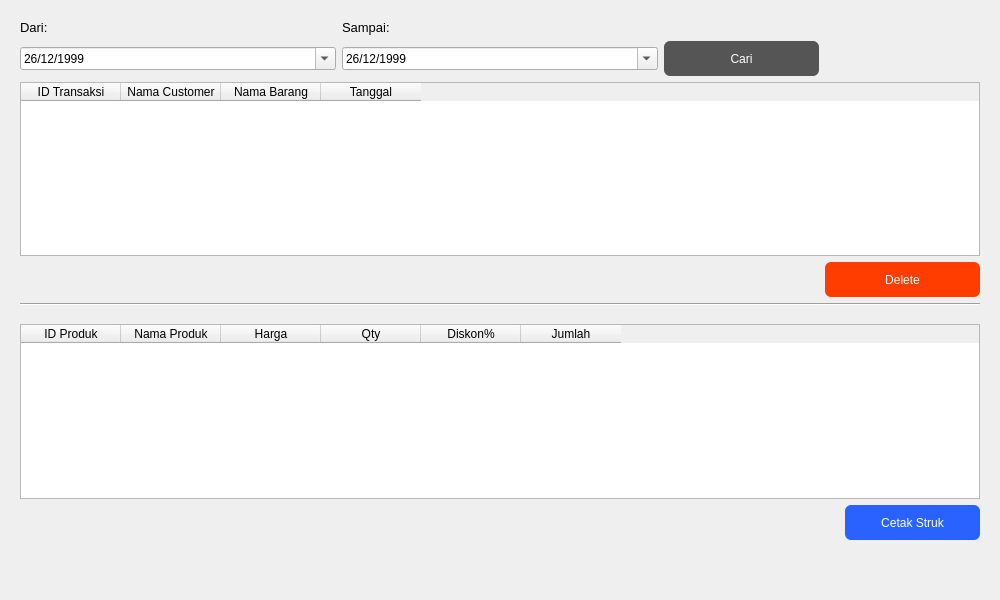
<?xml version="1.0" encoding="UTF-8"?>
<ui version="4.0">
 <class>Form</class>
 <widget class="QWidget" name="Form">
  <property name="geometry">
   <rect>
    <x>0</x>
    <y>0</y>
    <width>1000</width>
    <height>600</height>
   </rect>
  </property>
  <property name="minimumSize">
   <size>
    <width>600</width>
    <height>600</height>
   </size>
  </property>
  <property name="windowTitle">
   <string>Form</string>
  </property>
  <property name="styleSheet">
   <string notr="true"/>
  </property>
  <layout class="QHBoxLayout" name="horizontalLayout">
   <item>
    <widget class="QWidget" name="daftarTransaksiWidget" native="true">
     <property name="minimumSize">
      <size>
       <width>350</width>
       <height>0</height>
      </size>
     </property>
     <property name="maximumSize">
      <size>
       <width>16777215</width>
       <height>16777215</height>
      </size>
     </property>
     <property name="styleSheet">
      <string notr="true"/>
     </property>
     <layout class="QVBoxLayout" name="verticalLayout_3">
      <property name="spacing">
       <number>0</number>
      </property>
      <property name="leftMargin">
       <number>0</number>
      </property>
      <property name="topMargin">
       <number>0</number>
      </property>
      <property name="rightMargin">
       <number>0</number>
      </property>
      <property name="bottomMargin">
       <number>0</number>
      </property>
      <item>
       <widget class="QWidget" name="widget_4" native="true">
        <property name="styleSheet">
         <string notr="true"/>
        </property>
        <layout class="QGridLayout" name="gridLayout_2">
         <item row="3" column="0" colspan="6">
          <widget class="QTableWidget" name="tabel_customer">
           <column>
            <property name="text">
             <string>ID Transaksi</string>
            </property>
           </column>
           <column>
            <property name="text">
             <string>Nama Customer</string>
            </property>
           </column>
           <column>
            <property name="text">
             <string>Nama Barang</string>
            </property>
           </column>
           <column>
            <property name="text">
             <string>Tanggal</string>
            </property>
           </column>
          </widget>
         </item>
         <item row="1" column="2">
          <widget class="QLabel" name="label_sampai">
           <property name="font">
            <font>
             <pointsize>10</pointsize>
            </font>
           </property>
           <property name="text">
            <string>Sampai:</string>
           </property>
          </widget>
         </item>
         <item row="4" column="5">
          <widget class="QPushButton" name="deleteBtn">
           <property name="minimumSize">
            <size>
             <width>100</width>
             <height>35</height>
            </size>
           </property>
           <property name="styleSheet">
            <string notr="true">QPushButton {
	background: #ff3d00;
	border-radius: 6px;
	border: none;
	color: white;
	transition: .4s;
	outline: none;
}

QPushButton:pressed {
	border: 2px solid #ff3d00;
	background: white;
	color: #ff3d00;
}</string>
           </property>
           <property name="text">
            <string>Delete</string>
           </property>
          </widget>
         </item>
         <item row="1" column="0">
          <widget class="QLabel" name="label_dari">
           <property name="font">
            <font>
             <pointsize>10</pointsize>
            </font>
           </property>
           <property name="text">
            <string>Dari:</string>
           </property>
          </widget>
         </item>
         <item row="6" column="0" colspan="6">
          <widget class="Line" name="line">
           <property name="styleSheet">
            <string notr="true"/>
           </property>
           <property name="orientation">
            <enum>Qt::Horizontal</enum>
           </property>
          </widget>
         </item>
         <item row="2" column="0" colspan="2">
          <widget class="QDateEdit" name="dari_tanggal">
           <property name="dateTime">
            <datetime>
             <hour>0</hour>
             <minute>0</minute>
             <second>0</second>
             <year>1999</year>
             <month>12</month>
             <day>26</day>
            </datetime>
           </property>
           <property name="currentSection">
            <enum>QDateTimeEdit::DaySection</enum>
           </property>
           <property name="displayFormat">
            <string>dd/MM/yyyy</string>
           </property>
           <property name="calendarPopup">
            <bool>true</bool>
           </property>
           <property name="timeSpec">
            <enum>Qt::LocalTime</enum>
           </property>
           <property name="date">
            <date>
             <year>1999</year>
             <month>12</month>
             <day>26</day>
            </date>
           </property>
          </widget>
         </item>
         <item row="2" column="2" colspan="2">
          <widget class="QDateEdit" name="sampai_tanggal">
           <property name="dateTime">
            <datetime>
             <hour>0</hour>
             <minute>0</minute>
             <second>0</second>
             <year>1999</year>
             <month>12</month>
             <day>26</day>
            </datetime>
           </property>
           <property name="currentSection">
            <enum>QDateTimeEdit::DaySection</enum>
           </property>
           <property name="displayFormat">
            <string>dd/MM/yyyy</string>
           </property>
           <property name="calendarPopup">
            <bool>true</bool>
           </property>
           <property name="timeSpec">
            <enum>Qt::LocalTime</enum>
           </property>
           <property name="date">
            <date>
             <year>1999</year>
             <month>12</month>
             <day>26</day>
            </date>
           </property>
          </widget>
         </item>
         <item row="2" column="4">
          <widget class="QPushButton" name="cariBtn">
           <property name="minimumSize">
            <size>
             <width>0</width>
             <height>35</height>
            </size>
           </property>
           <property name="styleSheet">
            <string notr="true">QPushButton {
	background: #555;
	border-radius: 6px;
	border: none;
	color: white;
	transition: .4s;
}

QPushButton:pressed {
	background: #ccc;
	color: #555;
}</string>
           </property>
           <property name="text">
            <string>Cari</string>
           </property>
          </widget>
         </item>
        </layout>
       </widget>
      </item>
      <item>
       <widget class="QWidget" name="widget_5" native="true">
        <property name="styleSheet">
         <string notr="true"/>
        </property>
        <layout class="QGridLayout" name="gridLayout">
         <item row="1" column="1">
          <widget class="QPushButton" name="cetakBtn">
           <property name="minimumSize">
            <size>
             <width>135</width>
             <height>35</height>
            </size>
           </property>
           <property name="maximumSize">
            <size>
             <width>16777215</width>
             <height>16777215</height>
            </size>
           </property>
           <property name="styleSheet">
            <string notr="true">QPushButton {
	background: #2962ff;
	border-radius: 6px;
	border: none;
	color: white;
	transition: .4s;
	outline: none;
}

QPushButton:pressed {
	border: 2px solid #2962ff;
	background: white;
	color: #2962ff;
}</string>
           </property>
           <property name="text">
            <string>Cetak Struk</string>
           </property>
          </widget>
         </item>
         <item row="1" column="0">
          <spacer name="horizontalSpacer_3">
           <property name="orientation">
            <enum>Qt::Horizontal</enum>
           </property>
           <property name="sizeHint" stdset="0">
            <size>
             <width>40</width>
             <height>20</height>
            </size>
           </property>
          </spacer>
         </item>
         <item row="0" column="0" colspan="2">
          <widget class="QTableWidget" name="tabel_produk">
           <column>
            <property name="text">
             <string>ID Produk</string>
            </property>
           </column>
           <column>
            <property name="text">
             <string>Nama Produk</string>
            </property>
           </column>
           <column>
            <property name="text">
             <string>Harga</string>
            </property>
           </column>
           <column>
            <property name="text">
             <string>Qty</string>
            </property>
           </column>
           <column>
            <property name="text">
             <string>Diskon%</string>
            </property>
           </column>
           <column>
            <property name="text">
             <string>Jumlah</string>
            </property>
           </column>
          </widget>
         </item>
         <item row="2" column="1">
          <spacer name="verticalSpacer">
           <property name="orientation">
            <enum>Qt::Vertical</enum>
           </property>
           <property name="sizeType">
            <enum>QSizePolicy::Fixed</enum>
           </property>
           <property name="sizeHint" stdset="0">
            <size>
             <width>20</width>
             <height>40</height>
            </size>
           </property>
          </spacer>
         </item>
        </layout>
       </widget>
      </item>
     </layout>
    </widget>
   </item>
  </layout>
 </widget>
 <resources/>
 <connections/>
</ui>
